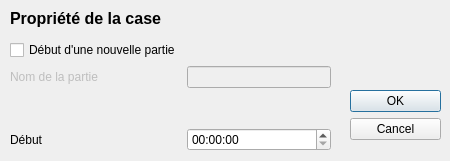
<?xml version="1.0" encoding="UTF-8"?>
<ui version="4.0">
 <class>PartSetter</class>
 <widget class="QDialog" name="PartSetter">
  <property name="geometry">
   <rect>
    <x>0</x>
    <y>0</y>
    <width>450</width>
    <height>161</height>
   </rect>
  </property>
  <property name="windowTitle">
   <string>Dialog</string>
  </property>
  <widget class="QDialogButtonBox" name="buttonBox">
   <property name="geometry">
    <rect>
     <x>350</x>
     <y>90</y>
     <width>91</width>
     <height>61</height>
    </rect>
   </property>
   <property name="orientation">
    <enum>Qt::Vertical</enum>
   </property>
   <property name="standardButtons">
    <set>QDialogButtonBox::Cancel|QDialogButtonBox::Ok</set>
   </property>
  </widget>
  <widget class="QWidget" name="formLayoutWidget">
   <property name="geometry">
    <rect>
     <x>10</x>
     <y>40</y>
     <width>321</width>
     <height>111</height>
    </rect>
   </property>
   <layout class="QFormLayout" name="formLayout">
    <property name="fieldGrowthPolicy">
     <enum>QFormLayout::AllNonFixedFieldsGrow</enum>
    </property>
    <item row="0" column="0">
     <widget class="QCheckBox" name="isPart">
      <property name="text">
       <string>Début d'une nouvelle partie</string>
      </property>
     </widget>
    </item>
    <item row="1" column="0">
     <widget class="QLabel" name="labelPartEdit">
      <property name="enabled">
       <bool>false</bool>
      </property>
      <property name="text">
       <string>Nom de la partie</string>
      </property>
     </widget>
    </item>
    <item row="1" column="1">
     <widget class="QLineEdit" name="partEdit">
      <property name="enabled">
       <bool>false</bool>
      </property>
     </widget>
    </item>
    <item row="3" column="0">
     <widget class="QLabel" name="label_2">
      <property name="text">
       <string>Début</string>
      </property>
     </widget>
    </item>
    <item row="3" column="1">
     <widget class="QTimeEdit" name="beggining"/>
    </item>
    <item row="2" column="0" colspan="2">
     <spacer name="verticalSpacer">
      <property name="orientation">
       <enum>Qt::Vertical</enum>
      </property>
      <property name="sizeHint" stdset="0">
       <size>
        <width>20</width>
        <height>40</height>
       </size>
      </property>
     </spacer>
    </item>
   </layout>
  </widget>
  <widget class="QLabel" name="label_4">
   <property name="geometry">
    <rect>
     <x>10</x>
     <y>10</y>
     <width>161</width>
     <height>17</height>
    </rect>
   </property>
   <property name="font">
    <font>
     <pointsize>12</pointsize>
     <weight>75</weight>
     <italic>false</italic>
     <bold>true</bold>
    </font>
   </property>
   <property name="text">
    <string>Propriété de la case</string>
   </property>
  </widget>
 </widget>
 <resources/>
 <connections>
  <connection>
   <sender>buttonBox</sender>
   <signal>accepted()</signal>
   <receiver>PartSetter</receiver>
   <slot>accept()</slot>
   <hints>
    <hint type="sourcelabel">
     <x>368</x>
     <y>150</y>
    </hint>
    <hint type="destinationlabel">
     <x>157</x>
     <y>90</y>
    </hint>
   </hints>
  </connection>
  <connection>
   <sender>buttonBox</sender>
   <signal>rejected()</signal>
   <receiver>PartSetter</receiver>
   <slot>reject()</slot>
   <hints>
    <hint type="sourcelabel">
     <x>436</x>
     <y>150</y>
    </hint>
    <hint type="destinationlabel">
     <x>286</x>
     <y>90</y>
    </hint>
   </hints>
  </connection>
  <connection>
   <sender>isPart</sender>
   <signal>stateChanged(int)</signal>
   <receiver>PartSetter</receiver>
   <slot>setEnabledPartEdit(int)</slot>
   <hints>
    <hint type="sourcelabel">
     <x>25</x>
     <y>52</y>
    </hint>
    <hint type="destinationlabel">
     <x>336</x>
     <y>25</y>
    </hint>
   </hints>
  </connection>
  <connection>
   <sender>partEdit</sender>
   <signal>textChanged(QString)</signal>
   <receiver>PartSetter</receiver>
   <slot>setPart(QString)</slot>
   <hints>
    <hint type="sourcelabel">
     <x>305</x>
     <y>79</y>
    </hint>
    <hint type="destinationlabel">
     <x>151</x>
     <y>126</y>
    </hint>
   </hints>
  </connection>
 </connections>
 <slots>
  <slot>setPart(QString)</slot>
  <slot>setEnabledPartEdit(int)</slot>
 </slots>
</ui>
